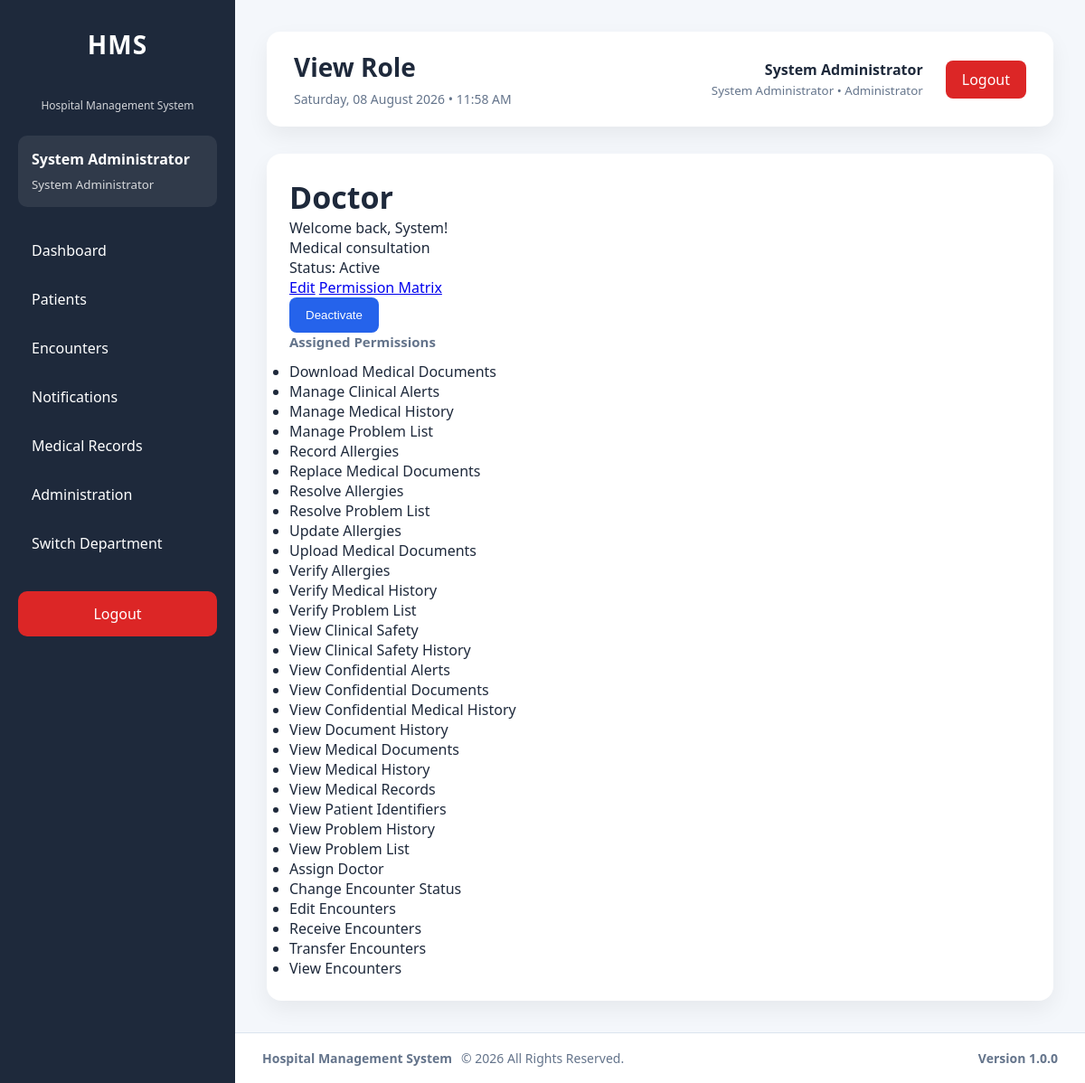
/modules/administration/roles/view.php?id=4 (signed in), run on an earlier commit of the app's database.
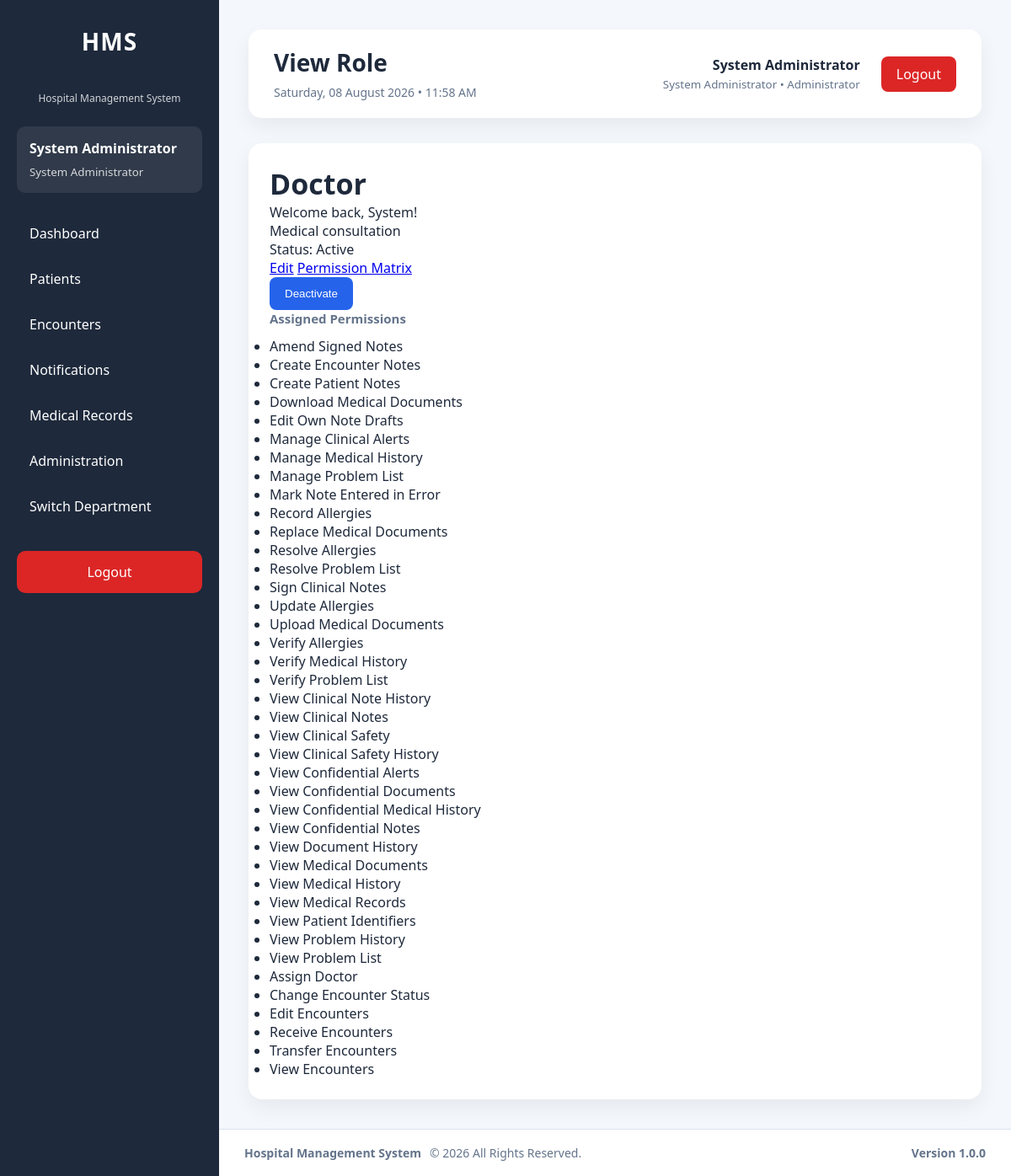
And on a later commit of the database.
### tables this page shows
CREATE TABLE `permissions` (
  `id` int(11) NOT NULL AUTO_INCREMENT,
  `permission_key` varchar(100) NOT NULL,
  `permission_name` varchar(150) NOT NULL,
  `module` varchar(100) NOT NULL,
  `description` text DEFAULT NULL,
  `is_active` tinyint(1) NOT NULL DEFAULT 1,
  `created_at` timestamp NOT NULL DEFAULT current_timestamp(),
  `updated_at` timestamp NULL DEFAULT NULL ON UPDATE current_timestamp(),
  PRIMARY KEY (`id`),
  UNIQUE KEY `uq_permissions_key` (`permission_key`),
  KEY `idx_permissions_module` (`module`),
  KEY `idx_permissions_active` (`is_active`)
);

### modules/administration/partials/bootstrap.php (called while the page is built, shortened)
<?php
require_once __DIR__ . '/../../../config/auth.php';
require_once __DIR__ . '/../../../config/database.php';
require_once __DIR__ . '/../../../config/helpers.php';
require_once __DIR__ . '/../../../services/RoleService.php';
require_once __DIR__ . '/../../../services/PermissionService.php';
require_once __DIR__ . '/../../../services/UserDepartmentService.php';
$permissionService = new PermissionService($pdo);
$roleService = new RoleService($pdo);

### services/RoleService.php (called while the page is built, shortened)
<?php
class RoleService
{
    private PDO $pdo;
    public function __construct(PDO $pdo)
    {
        $this->pdo = $pdo;
    }
    public function getRole(int $roleId): ?array
    {
        $stmt = $this->pdo->prepare('
            SELECT id, role_name, description, is_active, created_at, updated_at
            FROM roles
            WHERE id = :id
            LIMIT 1
        ');
        $stmt->execute([':id' => $roleId]);
        $role = $stmt->fetch(PDO::FETCH_ASSOC);
        return $role ?: null;
    }
}

### config/helpers.php (called while the page is built, shortened)
<?php
function e($value): string
{
    return htmlspecialchars(
        (string)$value,
        ENT_QUOTES,
        'UTF-8'
    );
}

### services/PermissionService.php (called while the page is built, shortened)
<?php
class PermissionService
{
    private PDO $pdo;
    public function __construct(PDO $pdo, ?SettingsService $settingsService = null)
    {
        $this->pdo = $pdo;
    }
    public function getRolePermissions(int $roleId): array
    {
        $stmt = $this->pdo->prepare('
            SELECT p.id, p.permission_key, p.permission_name, p.module,
                   p.description, p.is_active
            FROM permissions p
            INNER JOIN role_permissions rp ON rp.permission_id = p.id
            WHERE rp.role_id = :role_id
            ORDER BY p.module, p.permission_name
        ');
        $stmt->execute([':role_id' => $roleId]);
        return $stmt->fetchAll(PDO::FETCH_ASSOC);
    }
}

### modules/administration/roles/view.php (the view, shortened to what this page needs)
<?php
require_once __DIR__ . '/../partials/bootstrap.php';
$roleId = (int)($_GET['id'] ?? 0);
$role = $roleService->getRole($roleId);
$permissions = $permissionService->getRolePermissions($roleId);
$success = $_SESSION['success_message'] ?? null;
require_once __DIR__ . '/../../../layouts/header.php';
require_once __DIR__ . '/../../../layouts/sidebar.php';
?>
<main class="content">
    <?php require_once __DIR__ . '/../../../layouts/navbar.php'; ?>
    <section class="card">
        <h2><?= e($role['role_name']) ?></h2>
        <?php if ($success): ?><p class="alert alert-success"><?= e($success) ?></p><?php endif; ?>
        <p><?= e((string)$role['description']) ?></p>
        <p>Status: <?= !empty($role['is_active']) ? 'Active' : 'Inactive' ?></p>
        <p><a class="btn-primary" href="edit.php?id=<?= $roleId ?>">Edit</a> <a href="../permissions/matrix.php?role_id=<?= $roleId ?>">Permission Matrix</a></p>
        <form method="POST" action="action.php">
            <button name="action" value="<?= !empty($role['is_active']) ? 'deactivate' : 'activate' ?>">
                <?= !empty($role['is_active']) ? 'Deactivate' : 'Activate' ?>
            </button>
        </form>
        <h3>Assigned Permissions</h3>
        <ul><?php foreach ($permissions as $permission): ?><li><?= e($permission['permission_name']) ?></li><?php endforeach; ?></ul>
    </section>
</main>
<?php require_once __DIR__ . '/../../../layouts/footer.php'; ?>

What changed in the data, as far as the page shows it:
added permissions: permission_name "Amend Signed Notes"
added permissions: permission_name "Create Encounter Notes"
added permissions: permission_name "Create Patient Notes"
added permissions: permission_name "Edit Own Note Drafts"
added permissions: permission_name "Mark Note Entered in Error"
added permissions: permission_name "Sign Clinical Notes"
added permissions: permission_name "View Clinical Note History"
added permissions: permission_name "View Clinical Notes"
added permissions: permission_name "View Confidential Notes"
